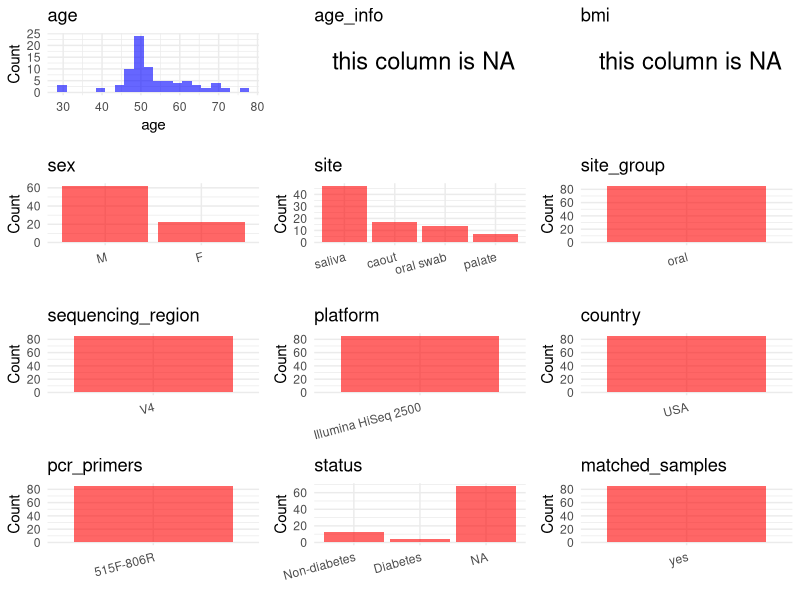

Generate this figure with R: (Note: this script raises an error after producing the figure.)
## ---- chunk 1
# Load libraries
library(dplyr)
library(ggplot2)
library(cowplot)

# (1) Setting working directory
# EDIT HERE: change project_id for each study
project_id <- "PRJNA813634"

base_dir <- "/beegfs/huangxiaochang/global_oral/global-oral-microbiome/data/projects/"
setwd(file.path(base_dir, project_id))

# (2) Loading raw SRA metadata file
sra_file <- "SraRunTable.csv"
initial_meta <- read.csv("SraRunTable.csv", header = TRUE)

# (3) OPTIONAL: If extra metadata (e.g., Table.x or supplemental materials) are available from the article, you may need to merge the file with initial_meta manually. Below is example code for merging. Depending on the specific case of each study, you can customize the code as needed.
# supp_table <- read.csv("supplemental_table.csv", header = TRUE)
# initial_meta <- left_join(initial_meta, supp_table, by = merge_col_name)
## ---- chunk 2
# (1) Read the article in the following order: abstract, the beginning of the results section, and the methods. Understand the sample size, experimental design, and disease group overview. Clarify the sampling sites; for oral and gut samples, specify the exact sites like supragingival plaque, tongue, etc.

# (2) IMPORTANT: MUST go through each column of initial_meta
# head(initial_meta, 10)

# IMPORTANT: Check the unique values in the column of interest or query column.
# lapply(initial_meta[c('body_habitat', 'body_product', 'body_site')], table) # site
# table(initial_meta$host_subject_id) # subject id
# table(initial_meta$platform..exp.) # output is Illumina
# table(initial_meta$target_subfragment..exp.)
## ---- chunk 3
# (1) EDIT HERE: Parameter setup
# NOTE: This project has no lab control samples (blanks/positives) or non-human samples. Leave keywords empty to skip filtering.
control_column <- NA   # column name in initial_meta
# unique(initial_meta[[control_column]])  # uncomment to explore
control_keywords <- c()     # Enter exact keywords

species_column <- NA          # column name in initial_meta
# unique(initial_meta[[species_column]])  # uncomment to explore
non_human_keywords <- c()            # Enter exact keywords


# (2) Remove controls and non-human samples. DO NOT need to modify code in this part, just run it.
n_samples <- nrow(initial_meta)
# Control evaluation
if (length(control_keywords) > 0) {
  if (is.null(control_column) || control_column == "") {
    stop("Error: control_keywords provided but control_column is missing.")
  }

  if (!(control_column %in% colnames(initial_meta))) {
    stop(sprintf("Error: Column '%s' not found in initial_meta.", control_column))
  }

  control_pattern <- paste(control_keywords, collapse = "|")
  control_text <- initial_meta[[control_column]]
  is_control <- grepl(control_pattern, control_text)

} else {
  is_control <- rep(FALSE, n_samples)
}

# Non-human evaluation
if (length(non_human_keywords) > 0) {
  if (is.null(species_column) || species_column == "") {
    stop("Error: non_human_keywords provided but species_column is missing.")
  }

  if (!(species_column %in% colnames(initial_meta))) {
    stop(sprintf("Error: Column '%s' not found in initial_meta.", control_column))
  }

  non_human_pattern <- paste(non_human_keywords, collapse = "|")
  species_text <- initial_meta[[species_column]]
  is_non_human <- grepl(non_human_pattern, species_text)
} else {
  is_non_human <- rep(FALSE, n_samples)
}

# Execute removal
samples_to_remove <- is_control | is_non_human
initial_meta <- initial_meta[!samples_to_remove, ]

cat("Initial samples counts:",n_samples,"\n")
cat("Removed control samples:", sum(is_control), "\n")
cat("Removed non-human samples:", sum(is_non_human), "\n")
cat("Total samples removed ", sum(samples_to_remove), "\n")
cat("Remaining samples after Step 2:", nrow(initial_meta), "\n")
## ---- chunk 4
# Extract columns from initial_meta as follows:
# (1) No modification needed → extract directly.
# (2) Modification needed → create a column start with 'raw_' and mark the target column as "pending".
# (3) Need to find or determine based on the article.

metadata <- data.frame(
  bioproject = initial_meta$BioProject,
  sample_id = initial_meta$Run,
  raw_subject_id = initial_meta$Sample.Name,
  subject_id = "pending",
  age = initial_meta$AGE,
  age_info = NA,
  bmi = NA,
  raw_sex = initial_meta$sex,
  sex = "pending",
  sequencing_region = "V4",
  platform = initial_meta$Instrument,
  country = "USA",
  raw_site = initial_meta$tissue,
  site = "pending",
  site_group = "pending",
  public_time = initial_meta$ReleaseDate,
  raw_status = initial_meta$Diabetes,
  pcr_primers = NA,
  title = NA,
  disease_study = NA,
  status = "pending",
  matched_samples = "pending",
  is_time_series = "no",
  stringsAsFactors = FALSE
)

metadata$public_time <- as.Date(metadata$public_time)
## ---- chunk 5
# (1) Handle the columns with the `raw_` prefix.
# IMPORTANT: Add comments if the modification is not straightforward!!
# Convert raw_sex to standard F/M encoding
# SRA raw_sex values: female/male
metadata <- metadata %>%
  mutate(sex = case_when(
    tolower(raw_sex) %in% c("female", "f") ~ "F",
    tolower(raw_sex) %in% c("male", "m") ~ "M",
    TRUE ~ NA_character_
  ))

# Extract subject_id from Sample.Name (e.g., "PT4_2" → "PT4")
metadata$subject_id <- gsub("_.*$", "", metadata$subject_id)

# Map site from tissue column
metadata$site <- case_when(
  metadata$raw_site == "saliva" ~ "saliva",
  metadata$raw_site == "swab" ~ "oral swab",
  metadata$raw_site == "para" ~ "palate",
  metadata$raw_site == "caout" ~ "caout",
  TRUE ~ metadata$raw_site
) # tissue column: swab=oral swab, para=palate, caout=unknown oral site

# Map status from Diabetes column (0=no diabetes, 1=diabetes)
metadata$status <- ifelse(
  metadata$raw_status == "1", "Diabetes",
  ifelse(metadata$raw_status == "0", "Non-diabetes", NA_character_)
)

metadata$pcr_primers <- "515F-806R"
metadata$title <- "Dental caries as a risk factor for bacterial blood stream infection (BSI) in children undergoing hematopoietic cell transplantation (HCT)"
metadata$disease_study <- "yes"

## ---- chunk 6
# (2) Filling the 'site_group' and 'matched_samples' columns
# editing site_group
unique(metadata$site)
# EDIT HERE: add oral sites
Oral_site = c("saliva", "mouth", "tongue coating", "supragingival plaque", "subgingival plaque", "oral swab", "denture", "tooth", "abscess pus", "adjacent periodontal pocket", "patient healthy crevice", "healthy control crevice", "gingival crevicular fluid", "subgingival plaque", "palate", "caout")
# EDIT HERE: add gut sites
Gut_site = c("feces", "stool")
# just run
metadata <- metadata %>%
  mutate(site_group = case_when(
    site %in% Oral_site ~ "oral",
    site %in% Gut_site ~ "gut",
    TRUE ~ "other"
  ))

# editing matched_samples, just run.
metadata$matched_samples <- ifelse(
  ave(metadata$subject_id, metadata$subject_id, FUN = length) > 1,
  "yes",
  "no"
)
## ---- chunk 7
# (3) check if there is pending value in metadata. If there is pending value, go on modify the metadata.
# Function to check if a column contains "pending"
has_pending <- function(col) {
  if (is.character(col) || is.factor(col)) {
    any(col == "pending", na.rm = TRUE)
  } else {
    FALSE
  }
}

# Check for any pending value
any_pending_value <- any(sapply(metadata, has_pending))

if (!any_pending_value) {
  message("Good! No cell contains the value 'pending'.")
} else {
  pending_cols <- names(metadata)[sapply(metadata, has_pending)]
  message("Columns containing 'pending': ", paste(pending_cols, collapse = ", "))
  message("Please continue to resolve these pending columns!")
}
## ---- chunk 8
# Select columns for visualization, just run
plot_data <- metadata %>%
  select(-bioproject, -sample_id, -subject_id, -title)

create_simple_plots <- function(data) {
  plots <- list()
  continuous_vars <- c("age", "bmi")

  for (col in colnames(data)) {
    if (all(is.na(data[[col]]))) {
      p <- ggplot() +
        annotate("text", x = 0.5, y = 0.5, label = "this column is NA", size = 6) +
        labs(title = col) +
        theme_void()
    } else if (col %in% continuous_vars && is.numeric(data[[col]])) {
      p <- ggplot(data, aes(x = .data[[col]])) +
        geom_histogram(fill = "blue", alpha = 0.6, bins = 20, na.rm = TRUE) +
        labs(title = col, x = col, y = "Count") +
        theme_minimal()
    } else {
      count_data <- as.data.frame(table(data[[col]], useNA = "ifany"))
      p <- ggplot(count_data, aes(x = reorder(Var1, -Freq), y = Freq)) +
        geom_col(fill = "red", alpha = 0.6) +
        labs(title = col, x = NULL, y = "Count") +
        theme_minimal() +
        theme(axis.text.x = element_text(angle = 15, hjust = 1))
    }
    plots[[col]] <- p
  }

  return(plots)
}

# Generate and arrange plots
plots <- create_simple_plots(plot_data)
p <- plot_grid(plots$age,
               plots$age_info,
               plots$bmi,
               plots$sex,
               plots$site,
               plots$site_group,
               plots$sequencing_region,
               plots$platform,
               plots$country,
               plots$pcr_primers,
               plots$status,
               plots$matched_samples,
               ncol = 3, align = "hv", axis = "lb")
ggsave("Metadata_Summary.png", plot = p, width = 8, height = 6, dpi = 150)
## ---- chunk 9
# Insert Metadata_Summary.png into the current Rmd output
knitr::include_graphics("Metadata_Summary.png")
## ---- chunk 10
# Reorder the data frame
fixed_cols <- c("bioproject", "sample_id", "subject_id", "age", "age_info",
                "bmi", "sex", "platform", "sequencing_region", "pcr_primers",
                "country", "site", "site_group", "disease_study", "status",
                "title", "public_time", "matched_samples", "is_time_series")
metadata <- metadata %>%
  select(all_of(fixed_cols), everything())

# save metadata
# head(metadata)
write.csv(metadata, file = "metadata_v2.csv", quote = TRUE, row.names = FALSE)
